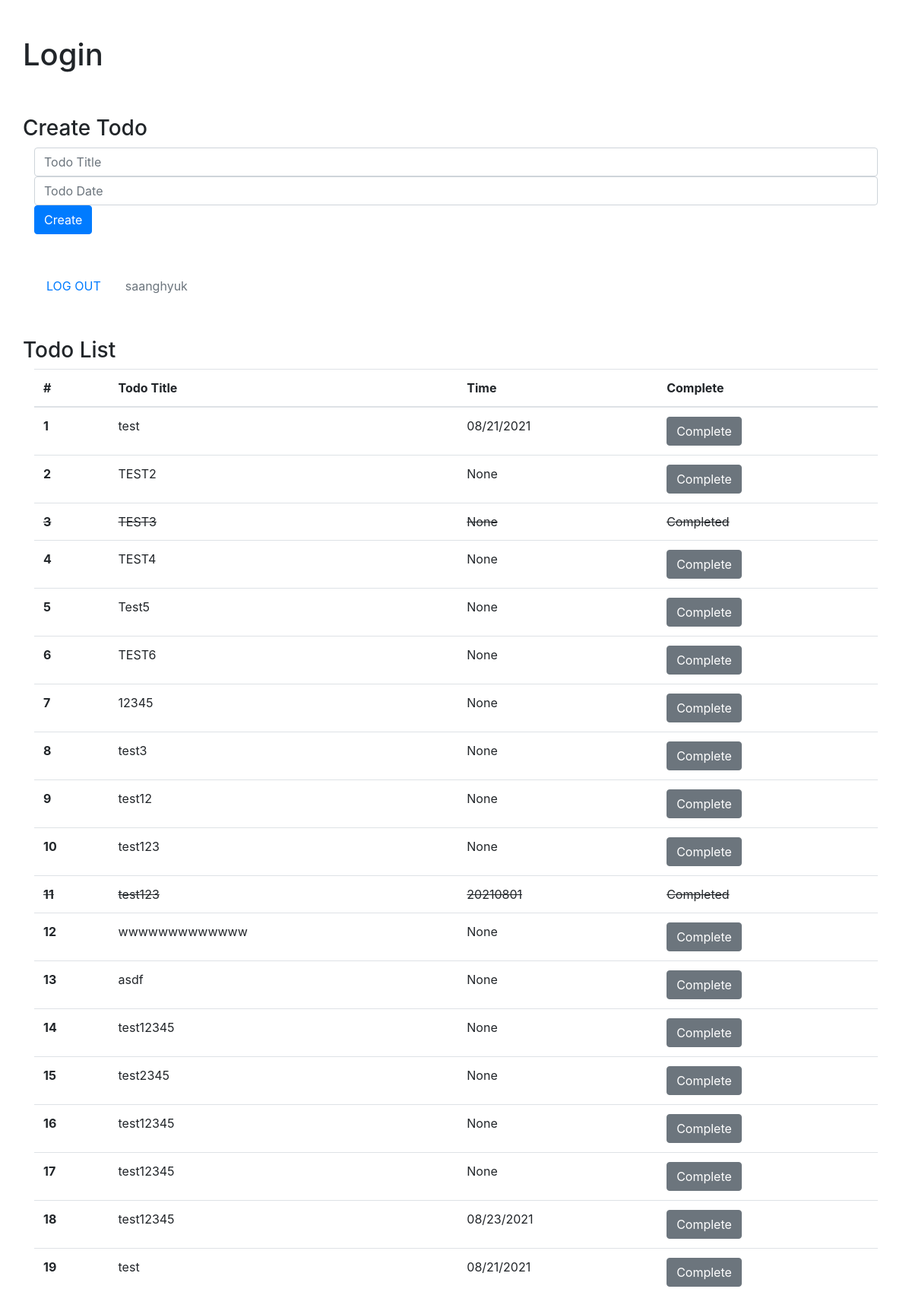
Screenshot of / (signed in) with the database file from the repository.
### models.py (models this page shows, shortened)
class User(db.Model):
    __tablename__ = 'user'
    id = db.Column(db.Integer, primary_key=True)
    password = db.Column(db.String(128))
    userid = db.Column(db.String(128))
    todos = db.relationship('Todo', backref='user', lazy=True)

class Todo(db.Model):
    __tablename__ = 'todo'
    id = db.Column(db.Integer, primary_key=True)
    user_id = db.Column(db.Integer, db.ForeignKey('user.id'), nullable=False)
    title = db.Column(db.String(256))
    status = db.Column(db.Integer)
    due = db.Column(db.String(64))
    tstamp = db.Column(db.DateTime, server_default=db.func.now())

### app.py (the view)
@app.route('/', methods=['GET'])
def home():
    id = session.get('userid', None)
    todos = []
    if id:
        userid = User.query.filter_by(id=id).first().userid
        todos = Todo.query.filter_by(user_id=id)
    else:
        userid = None
    return render_template('home.html', userid=userid, todos=todos)

### templates/home.html (shortened to what this page needs)
<!DOCTYPE html>
<html lang="en">
<head>
  <link rel="stylesheet" href="https://maxcdn.bootstrapcdn.com/bootstrap/4.0.0/css/bootstrap.min.css">
  <link rel="stylesheet" href="https://cdnjs.cloudflare.com/ajax/libs/bootstrap-datepicker/1.9.0/css/bootstrap-datepicker.min.css" />
</head>
<body>
  <div class="container">
    <div class="row mt-5">
      <h1>Login</h1>
    </div>
    <div class="row mt-5">
      <h3>Create Todo</h3>
        <div class="col-12">
          <input type="text" class="form-control" id="title" placeholder="Todo Title" />
        </div>
        <div class="col-12">
          <input type="text" class="form-control" id="date" placeholder="Todo Date"/>
        </div>
        <div class="col-12">
          <button type="submit" class="btn btn-primary" onclick="createTodo()">Create</button>
        </div>
    </div>
    <div class="row mt-5">
      <div class="col-12">
        <ul class="nav">
        {% if userid %}
          <li class="nav-item">
            <a class="nav-link" href="/logout">LOG OUT</a>
          </li>
          <li class="nav-item">
            <a class="nav-link disabled" href="#">{{ userid }}</a>
          </li>
          {% endif %}
        </ul>
      </div>
    </div>
    <div class="row mt-5">
      <h3>Todo List</h3>
      <div class="col-12">
        <table class="table">
          <thead>
            <tr>
              <th scope="col">#</th>
              <th scope="col">Todo Title</th>
              <th scope="col">Time</th>
              <th scope="col">Complete</th>
            </tr>
          </thead>
          <tbody>
            {% for todo in todos %}
            {% if todo.status %}
            <tr>
              <th scope="row"><del>{{ todo.id }}</del></th>
              <td><del>{{ todo.title }}</del></td>
              <td><del>{{ todo.due }}</del></td>
              <td><del>Completed</del></td>
            </tr>
            {% else %}
            <tr>
              <th scope="row">{{ todo.id }}</th>
              <td>{{ todo.title }}</td>
              <td>{{ todo.due }}</td>
              <td><button type="button" class="btn btn-secondary" onclick="doneTodo({{ todo.id }});">Complete</button></td>
            </tr>
            {% endif %}
            {% endfor %}
          </tbody>
        </table>
      </div>
    </div>
  </div>
</body>
</html>

### rows the page displays
User: userid "saanghyuk"
Todo: id "1", title "test", due "08/21/2021"
Todo: id "2", title "TEST2", due "None"
Todo: id "3", title "TEST3", due "None"
Todo: id "4", title "TEST4", due "None"
Todo: id "5", title "Test5", due "None"
Todo: id "6", title "TEST6", due "None"
Todo: id "7", title "12345", due "None"
Todo: id "8", title "test3", due "None"
Todo: id "9", title "test12", due "None"
Todo: id "10", title "test123", due "None"
Todo: id "11", title "test123", due "20210801"
Todo: id "12", title "wwwwwwwwwwwww", due "None"
Todo: id "13", title "asdf", due "None"
Todo: id "14", title "test12345", due "None"
Todo: id "15", title "test2345", due "None"
Todo: id "16", title "test12345", due "None"
Todo: id "17", title "test12345", due "None"
Todo: id "18", title "test12345", due "08/23/2021"
Todo: id "19", title "test", due "08/21/2021"
